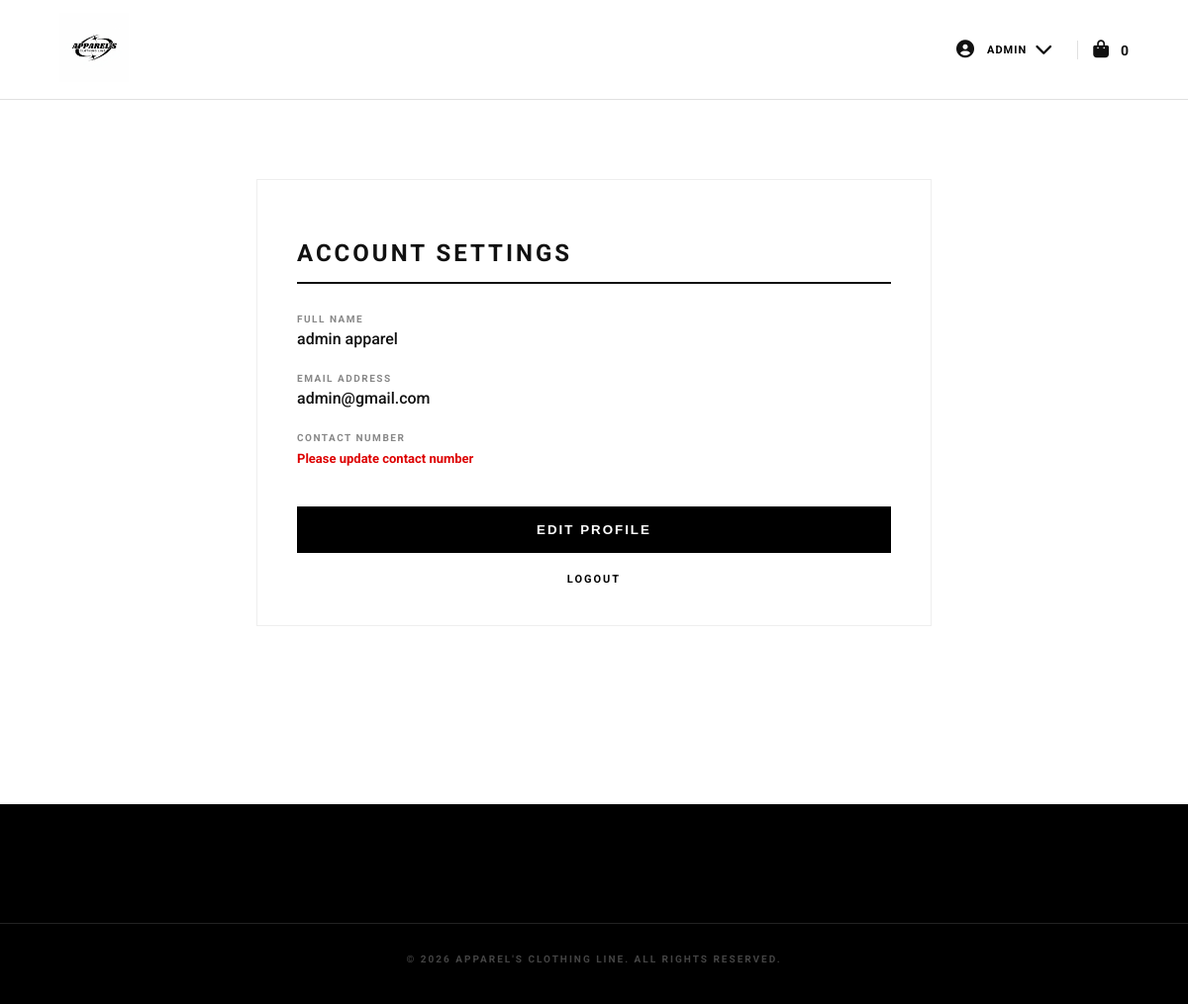
Screenshot of /profile.php (signed in) with the database file from the repository.
### tables this page shows
CREATE TABLE `users` (
  `id` int(11) NOT NULL,
  `first_name` varchar(50) DEFAULT NULL,
  `last_name` varchar(50) DEFAULT NULL,
  `email` varchar(100) DEFAULT NULL,
  `password` varchar(255) DEFAULT NULL,
  `contact_no` varchar(20) DEFAULT NULL,
  `role` enum('user','admin') DEFAULT 'user'
);

### profile.php (the view, shortened to what this page needs)
<?php
include "config/database.php";
$user_id = $_SESSION['user_id'];
$v = "1.9";
$user_query = mysqli_query($conn, "SELECT * FROM users WHERE id = $user_id");
$user = mysqli_fetch_assoc($user_query);
$first_name = $user['first_name'] ?? '';
$last_name = $user['last_name'] ?? '';
$full_name = htmlspecialchars(trim($first_name . ' ' . $last_name));
$count_res = mysqli_query($conn, "SELECT SUM(quantity) as total FROM cart WHERE user_id = $user_id");
$count_row = mysqli_fetch_assoc($count_res);
$cart_count = $count_row['total'] ?? 0;
?>
<!DOCTYPE html>
<html lang="en">
<head>
    <link rel="stylesheet" href="assets/css/style.css?v=<?php echo $v; ?>">
    <link rel="stylesheet" href="https://cdnjs.cloudflare.com/ajax/libs/font-awesome/6.5.0/css/all.min.css">
</head>
<body class="profile-page">
<header class="header">
    <div class="header-container">
        <div class="logo">
            <a href="index.php">
                <img src="assets/images/new_logo.jpg" alt="Logo" class="header-logo">
            </a>
        </div>
        <div class="header-right">
            <div class="user-dropdown">
                <a href="javascript:void(0)" class="header-icon user-link">
                    <i class="fas fa-user-circle"></i>
                    <span class="user-name-text"><?= strtoupper(htmlspecialchars($first_name)) ?></span>
                    <i class="fas fa-chevron-down arrow-down"></i>
                </a>
            </div>
            <div class="cart-section-wrapper">
                <a href="cart.php" class="header-icon">
                    <i class="fas fa-shopping-bag"></i>
                    <span class="cart-quantity"><?php echo $cart_count; ?></span>
                </a>
            </div>
        </div>
    </div>
</header>
<main class="container">
    <div class="profile-card">
        <h2 class="profile-title">Account Settings</h2>
        <div class="info-group">
            <label>Full Name</label>
            <p><?php echo $full_name; ?></p>
        </div>
        <div class="info-group">
            <label>Email Address</label>
            <p><?php echo htmlspecialchars($user['email']); ?></p>
        </div>
        <div class="info-group" style="margin-bottom: 40px;">
            <label>Contact Number</label>
            <p>
                <?php
                    $phone = $user['contact_no'];
                    echo ($phone == "2147483647" || empty($phone)) ? '<span class="error-text">Please update contact number</span>' : htmlspecialchars($phone);
                ?>
            </p>
        </div>
        <div class="profile-actions">
            <button onclick="openEditModal()" class="btn-save">Edit Profile</button>
            <a href="logout.php" class="btn-cancel">Logout</a>
        </div>
    </div>
</main>
<footer class="footer">
    <div class="footer-bottom">
        <p>&copy; <?= date('Y') ?> APPAREL'S CLOTHING LINE. ALL RIGHTS RESERVED.</p>
    </div>
</footer>
</body>
</html>

### assets/css/style.css (style rules this page uses)
body { margin: 0; padding: 0; font-family: 'Roboto', 'Inter', sans-serif; background-color: #fff; color: #111; -webkit-font-smoothing: antialiased; }
.container { max-width: 1200px; margin: 0 auto; padding: 20px; }
.header { height: 100px; display: flex; align-items: center; border-bottom: 1px solid #e0e0e0; background-color: #fff; position: sticky; top: 0; z-index: 1000; }
.header-container { width: 90%; max-width: 1200px; margin: 0 auto; display: flex; justify-content: space-between; align-items: center; }
.header-logo { height: 70px; width: auto; object-fit: contain; }
.header-right { display: flex; align-items: center; justify-content: flex-end; gap: 20px; }
.header-icon, .header-icon i, .header-icon:visited, .header-icon:active, .header-icon:link { color: #111 !important; text-decoration: none; outline: none; }
.user-link { display: flex; align-items: center; gap: 8px; }
.user-name-text { font-size: 12px; font-weight: 700; letter-spacing: 1.5px; text-transform: uppercase; color: #000; }
.arrow-down { font-size: 10px; color: #666; }
.cart-section-wrapper { display: flex; align-items: center; border-left: 1px solid #e0e0e0; padding-left: 15px; margin-left: 5px; }
.cart-quantity { font-size: 14px; font-weight: 700; margin-left: 8px; color: #111; }
.header-right { display: flex; align-items: center; justify-content: flex-end; gap: 20px; min-width: auto; }
.header-icon i { font-size: 18px; }
.user-dropdown { position: relative; display: inline-block; }
.user-name-text { font-size: 11px; font-weight: 700; letter-spacing: 1px; margin-left: 5px; text-transform: uppercase; cursor: pointer; }
.profile-card { max-width: 600px; margin: 60px auto; background: #fff; border: 1px solid #eee; padding: 40px; }
.profile-title { text-transform: uppercase; letter-spacing: 3px; border-bottom: 2px solid #111; padding-bottom: 15px; margin-bottom: 30px; font-weight: 700; }
.info-group { margin-bottom: 25px; }
.info-group label { font-size: 10px; color: #888; text-transform: uppercase; letter-spacing: 1.5px; display: block; margin-bottom: 5px; font-weight: 700; }
.info-group p { font-size: 16px; font-weight: 500; margin: 0; color: #111; }
.error-text { color: #d00; font-size: 13px; font-weight: 700; }
.btn-save { width: 100%; background: #000; color: #fff; border: 1px solid #000; padding: 15px; text-transform: uppercase; font-weight: 700; letter-spacing: 2px; cursor: pointer; margin-top: 10px; transition: 0.3s; display: block; }
.btn-cancel { display: block; text-align: center; margin-top: 20px; font-size: 11px; text-transform: uppercase; letter-spacing: 2px; font-weight: 700; text-decoration: none; color: #000; }
.footer { background-color: #000; padding: 60px 0 30px; margin-top: 100px; color: #fff; }
.footer-bottom { margin-top: 60px; padding-top: 20px; border-top: 1px solid #222; text-align: center; }
.footer-bottom p { font-size: 10px; color: #444; letter-spacing: 2px; text-transform: uppercase; font-weight: 700; }

### rows the page displays
users: first_name "ADMIN", full_name "admin apparel", email "admin@gmail.com"

### other values shown
$cart_count "0"
